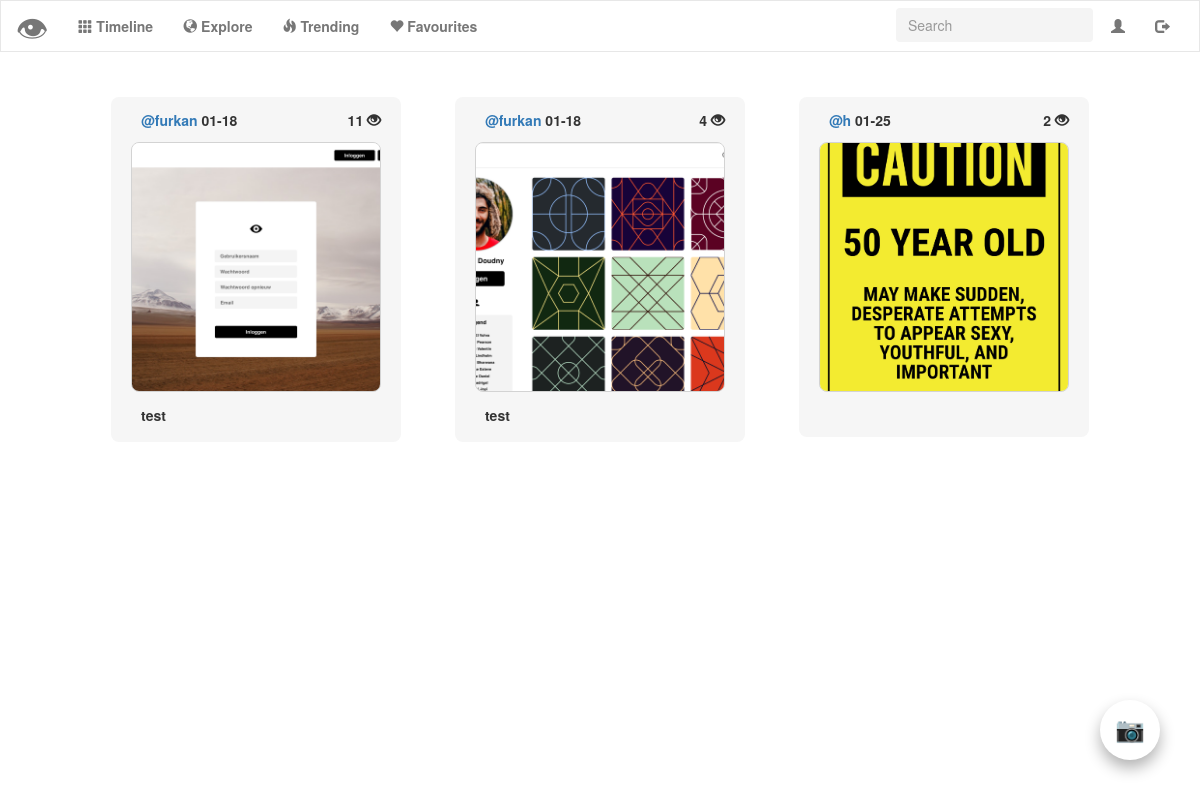
/trending (signed in), run on the app's committed database.
### tables this page shows
CREATE TABLE 'uploads' ('id' integer PRIMARY KEY AUTOINCREMENT NOT NULL, 'user_id' integer NOT NULL, 'upload' text NOT NULL, 'description' text NOT NULL, 'timestamp' double precision NOT NULL DEFAULT CURRENT_TIMESTAMP, 'username'  text NOT NULL  , 'score' INTEGER NOT NULL DEFAULT 0);

### application.py (the view)
@app.route("/trending")
def trending():
    trendingphotos = []
    all_recents = get_all_recents()
    for p in all_recents:
        if p["score"] >= 2:
            trendingphotos.append(p)
    trendingphotos.sort(key=lambda d: d['score'], reverse=True)
    if len(trendingphotos) == 0:
        flash("There aren't any trending pictures!")
        return render_template("trending.html")
    return render_template("trending.html", trendingphotos=trendingphotos, user_id=session["user_id"])

### helpers.py (called while the page is built)
def get_all_recents():
    all_recents = db.execute("SELECT * FROM uploads WHERE DATE(timestamp) >= DATE('now', 'weekday 0', '-20 days')")
    all_recents = change_timestamp(all_recents)
    return all_recents

def change_timestamp(post_list):
    for post in post_list:
        date = post["timestamp"]
        date = date[5:11]
        post["timestamp"] = date
    return post_list

### templates/trending.html (shortened to what this page needs)
{% extends "layout.html" %}
{% block main %}
<div class="col-lg-12 col-md-12 col-sm-12 col-xs-12">
    {% for post in trendingphotos %}
        <button name="modal" class="photo_modal trending_modal modal-label" id="account-photo-modal" data-toggle="modal" data-target="#photomodal{{ post.id }}">
            <label for="modal">
                <div class="account-photo-description">
                    <a href="{{ url_for('profile', username=post.username) }}"><label id="username">{{ post.username }} </label></a>
                    <label id="timestamp">{{ post.timestamp }} </label>
                    <label id="score-profile">{{ post.score }} <span class="glyphicon glyphicon-eye-open"></span></label>
                </div>
                <img src="/upload/{{ post.upload }}" class="img-responsive trending-image">
                <div class="account-photo-bottom-description">
                    <label id="discription">{{ post.description }} </label>
                </div>
            </label>
        </button>
    {% endfor %}
  </div>
{% endblock %}

### static/styles.css (style rules this page uses)
main img { max-width: 100%; }
.img-responsive { border: 0.5px solid lightgray; object-fit: cover; width:250px !important; height:250px !important; border-radius: 8px; }
.photo_modal { background-color: white; border: 0px; }
.modal-label { transition: all 0.3s ease 0s; cursor: pointer; outline: none; }
@media only screen and (min-width: 800px) { .trending-image { width: 200px; height: 200px; } }
#score-profile { padding-right: 0px !important; float:right; }
#account-photo-modal { background-color: rgba(246,246,246,1); padding: 20px; border-radius: 8px; margin-bottom: 25px; }
.account-photo-description { text-align: left; margin-left: 10px; position: relative; top: 30%; transform: translateY(-30%); -webkit-transform: translateY(-30%); }
.account-photo-bottom-description { text-align: left; margin-left: 10px; position: relative; top: 50%; transform: translateY(50%); -webkit-transform: translateY(50%); }
.trending_modal { margin: 25px; }

### data on the page
uploads: username "@furkan", timestamp "01-18", score "11", upload (picture), description "test"
uploads: username "@furkan", timestamp "01-18", score "4", upload (picture), description "test"
uploads: username "@h", timestamp "01-25", score "2", upload (picture)
